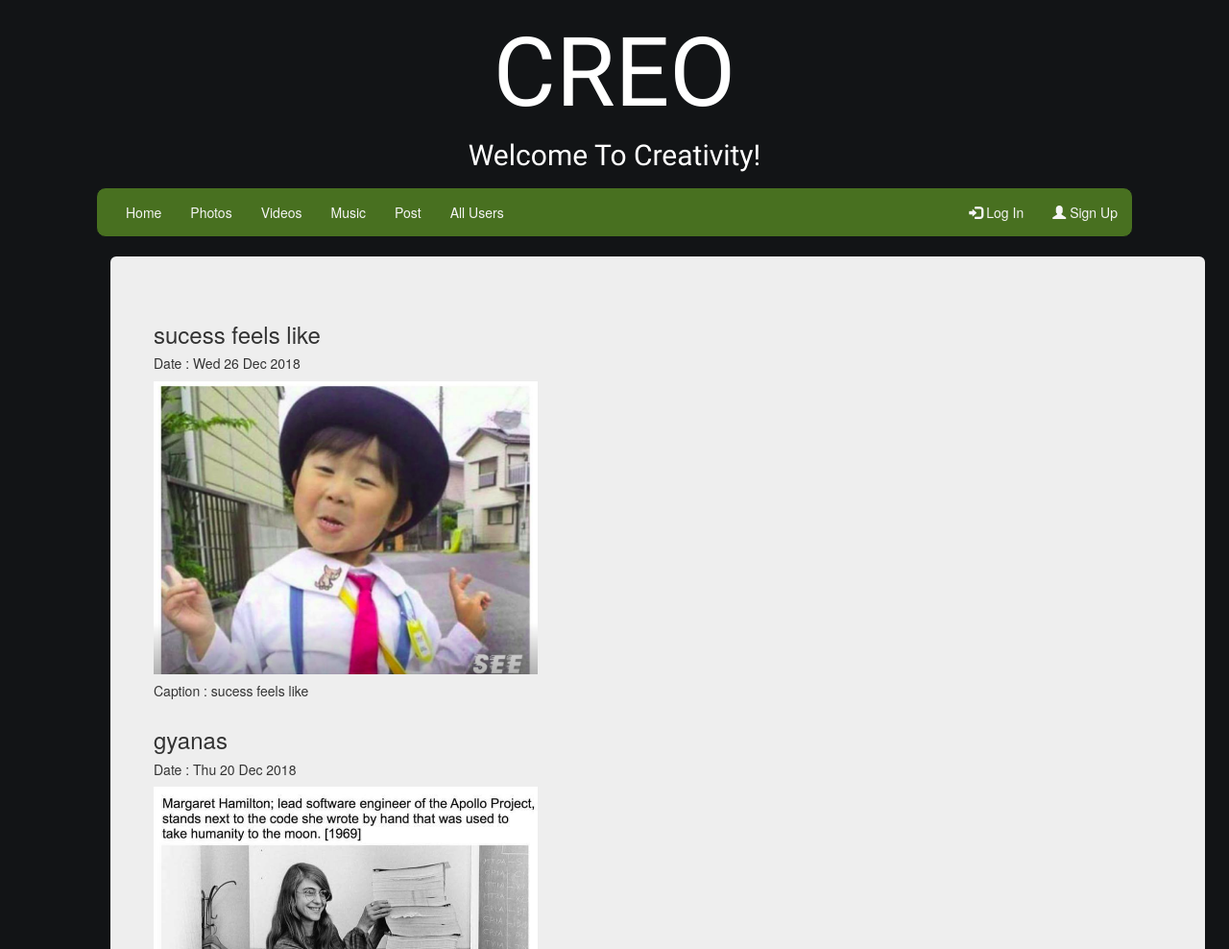
Before: /creo/ (upper part) with the older database file.
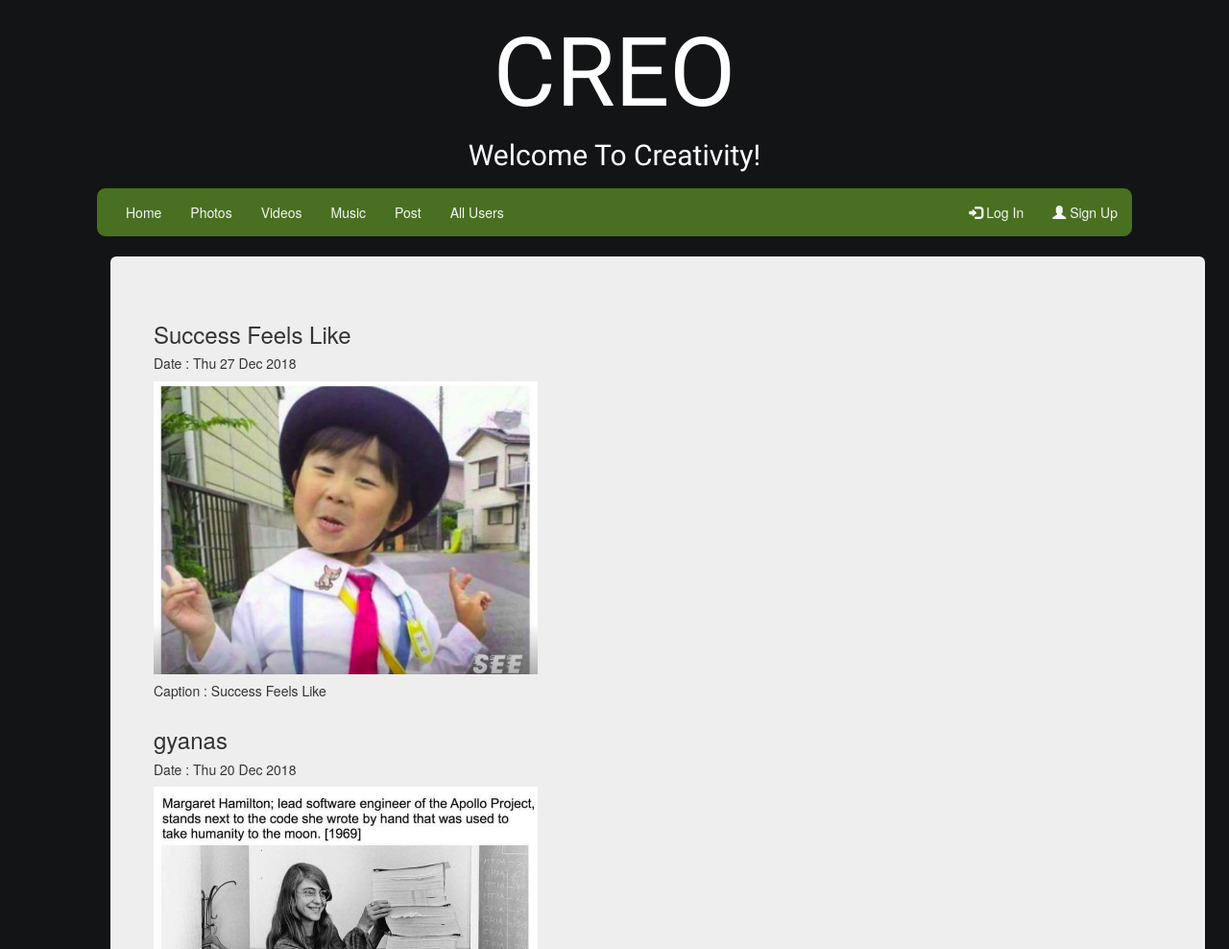
After: the same page with the newer database file.
### creo/models.py (models this page shows, shortened)
class PostSubmission(models.Model):
    title = models.CharField(max_length=75)
    description = models.CharField(max_length=500)
    pub_date = models.DateTimeField(auto_now_add=True)
    content = models.ImageField(upload_to ='postedpics', blank=True)
    publisher = models.ForeignKey(User,on_delete=models.CASCADE,)

### creo/views.py (the view)
# urls.py: path('',views.homecreo,name="homecreo"),
def homecreo(request):
    latest_submissions = PostSubmission.objects.order_by('-pub_date')[:5]
    context = { 'latest_submissions': latest_submissions }
    return render(request, 'allindex.html', context)

### creo/templates/allindex.html
{% extends "base.html" %}
{% block contents %}
<div class="jumbotron">
{% if latest_submissions %}
{% for submission in latest_submissions %}
<div class="row">
      <h3>{{submission.title}}</h3>
      <h5>Date : {{submission.pub_date|date:"D d M Y"}}</h5>
      <a href="{% url 'detailpost' submission.id %}"><img src="{{ submission.content.url }}/" width="400" padding="5"></a>
      <h5>Caption : {{submission.description}}</h5>
</div>
{% endfor %}
{% else %}
<p>No submissions are available.</p>
</div>
{% endif %}
{% endblock %}

Changed rows visible on the page:
removed PostSubmission: title "sucess feels like", pub_date "Wed 26 Dec 2018", content (picture), description "sucess feels like"
added PostSubmission: title "Success Feels Like", pub_date "Thu 27 Dec 2018", content (picture), description "Success Feels Like"
